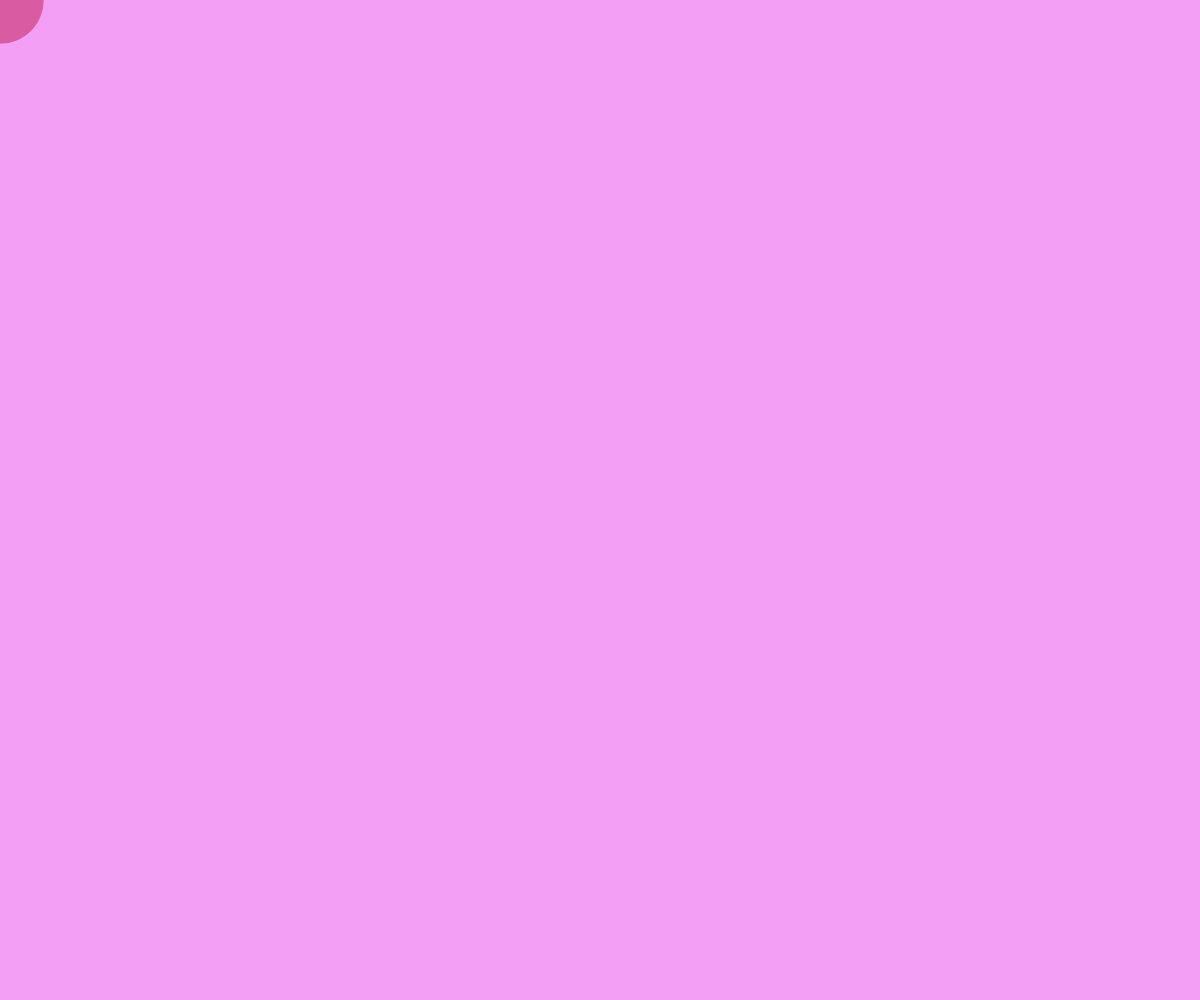
Frame 1 (no input)
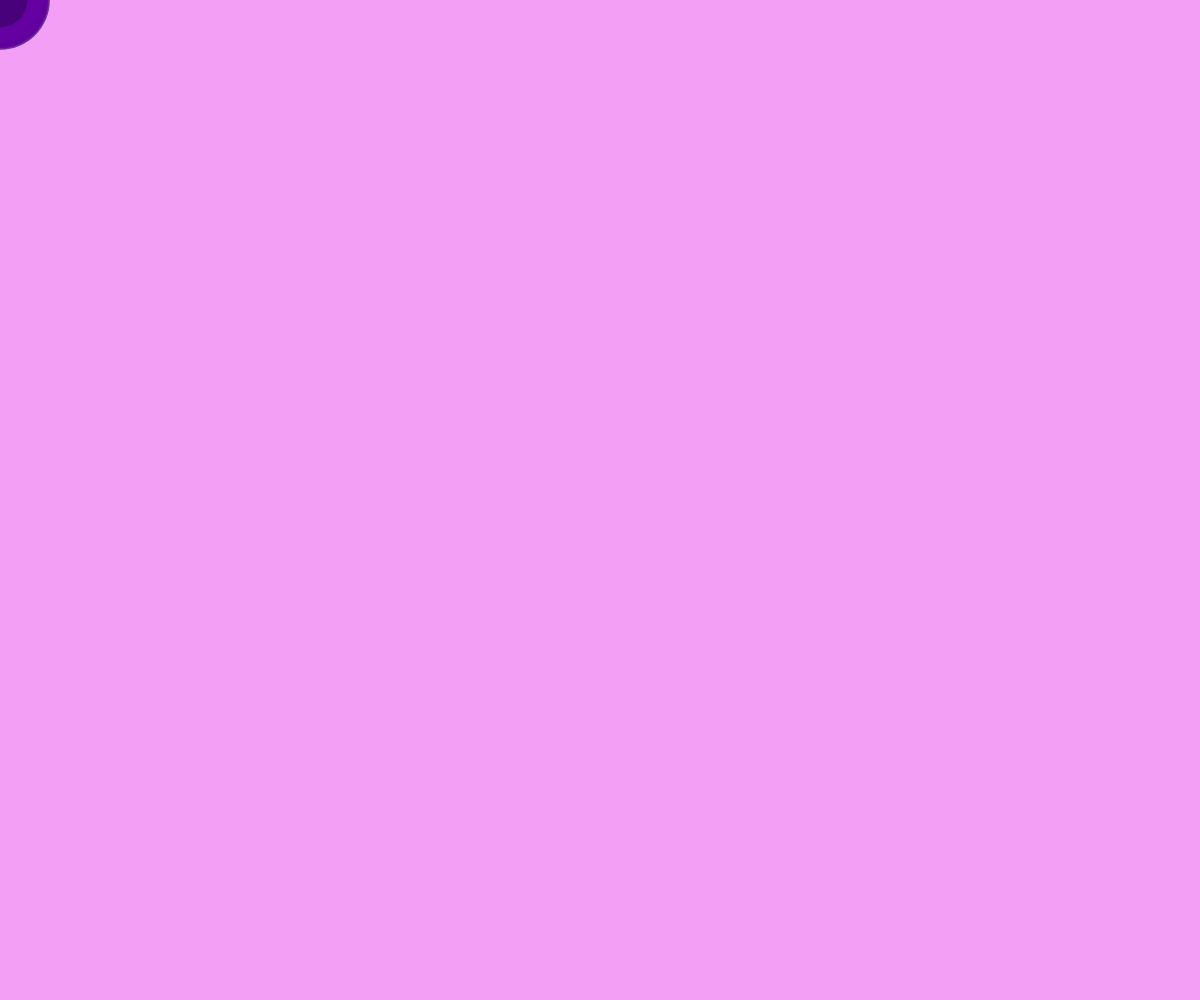
Frame 60 (no input)
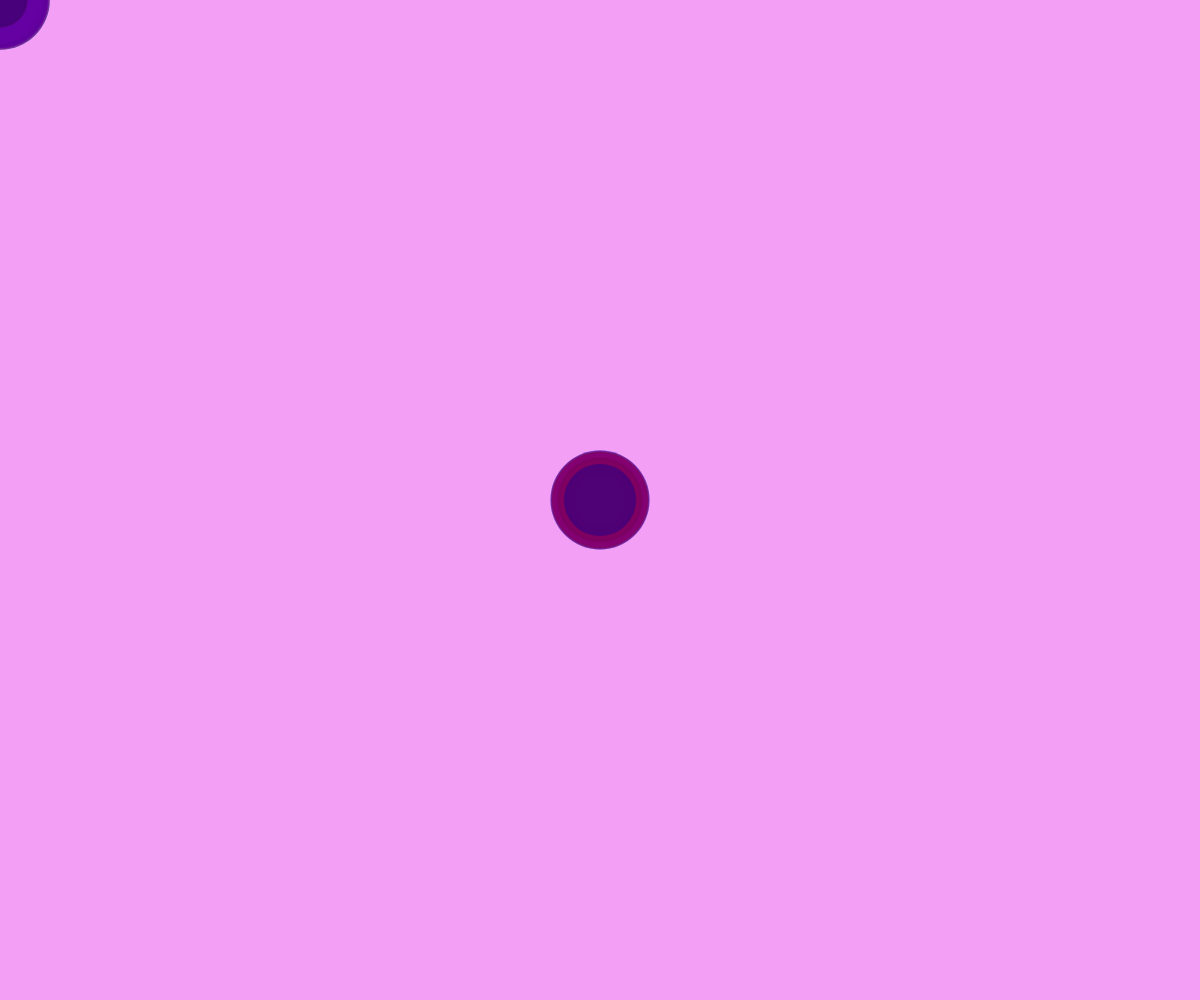
Frame 120 (the mouse pressed at the canvas centre since frame 60)

The p5.js sketch that drew these frames (run headless with seeded random() and noise() and a simulated clock; from frame 60 on, the mouse is pressed at the canvas centre):

// p5.js sketch
// ── sketch.js
/*
Date 11-10-2021

This tutorial is an exercise in which you need to make a program which use random function and mouse position variable to do stuff  
*/

const canvas_X = window.innerWidth;
const canvas_Y = window.innerHeight;
let size;

function setup() {
  createCanvas(canvas_X,canvas_Y);
  background("#f39ff5");
}


function draw()
{

  r = random(255);
  g = 0;
  b = random(255);

  alpha = 110;

  
  size = random(50, 100);
  noStroke();
  fill(r, g, b, alpha);
  ellipse(mouseX, mouseY, size);
}

function mouseClicked()
{
  background("#f39ff5");
}
